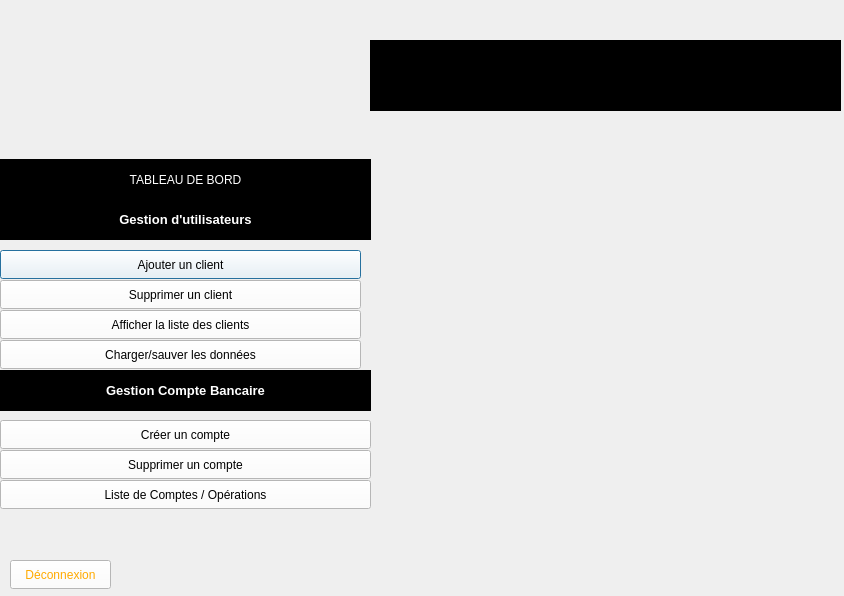
<?xml version="1.0" encoding="UTF-8"?>
<ui version="4.0">
 <class>Accueil_gestionnaire</class>
 <widget class="QDialog" name="Accueil_gestionnaire">
  <property name="geometry">
   <rect>
    <x>0</x>
    <y>0</y>
    <width>844</width>
    <height>596</height>
   </rect>
  </property>
  <property name="font">
   <font>
    <pointsize>9</pointsize>
   </font>
  </property>
  <property name="windowTitle">
   <string>Dialog</string>
  </property>
  <widget class="QLabel" name="labelNomGestionnaire">
   <property name="geometry">
    <rect>
     <x>370</x>
     <y>40</y>
     <width>471</width>
     <height>71</height>
    </rect>
   </property>
   <property name="styleSheet">
    <string notr="true">color: rgb(255, 255, 255);
font: 700 18pt &quot;Segoe UI&quot;;
background-color: rgb(0, 0, 0);</string>
   </property>
   <property name="text">
    <string/>
   </property>
   <property name="alignment">
    <set>Qt::AlignCenter</set>
   </property>
  </widget>
  <widget class="QLabel" name="label_2">
   <property name="geometry">
    <rect>
     <x>0</x>
     <y>-10</y>
     <width>391</width>
     <height>171</height>
    </rect>
   </property>
   <property name="text">
    <string/>
   </property>
   <property name="pixmap">
    <pixmap>../../Images/Captures d’écran/LOGO1.png</pixmap>
   </property>
  </widget>
  <widget class="QLabel" name="label">
   <property name="geometry">
    <rect>
     <x>0</x>
     <y>159</y>
     <width>371</width>
     <height>41</height>
    </rect>
   </property>
   <property name="styleSheet">
    <string notr="true">color: rgb(255, 255, 255);
background-color: rgb(0, 0, 0);
font: 700 14pt &quot;Segoe UI&quot;;</string>
   </property>
   <property name="text">
    <string>TABLEAU DE BORD</string>
   </property>
   <property name="alignment">
    <set>Qt::AlignCenter</set>
   </property>
  </widget>
  <widget class="QLabel" name="label_3">
   <property name="geometry">
    <rect>
     <x>0</x>
     <y>199</y>
     <width>371</width>
     <height>41</height>
    </rect>
   </property>
   <property name="font">
    <font>
     <family>Segoe UI</family>
     <pointsize>10</pointsize>
     <italic>false</italic>
     <bold>true</bold>
    </font>
   </property>
   <property name="styleSheet">
    <string notr="true">background-color: rgb(0, 0, 0);
color: rgb(255, 255, 255);
font: 700 10pt &quot;Segoe UI&quot;;</string>
   </property>
   <property name="text">
    <string>Gestion d'utilisateurs</string>
   </property>
   <property name="alignment">
    <set>Qt::AlignCenter</set>
   </property>
  </widget>
  <widget class="QPushButton" name="Ajout_client">
   <property name="geometry">
    <rect>
     <x>0</x>
     <y>250</y>
     <width>361</width>
     <height>29</height>
    </rect>
   </property>
   <property name="cursor">
    <cursorShape>PointingHandCursor</cursorShape>
   </property>
   <property name="styleSheet">
    <string notr="true">color: rgb(0, 0, 0);
background-color: rgb(255, 255, 255);
</string>
   </property>
   <property name="text">
    <string>Ajouter un client</string>
   </property>
  </widget>
  <widget class="QPushButton" name="Supp_client">
   <property name="geometry">
    <rect>
     <x>0</x>
     <y>280</y>
     <width>361</width>
     <height>29</height>
    </rect>
   </property>
   <property name="cursor">
    <cursorShape>PointingHandCursor</cursorShape>
   </property>
   <property name="styleSheet">
    <string notr="true">color: rgb(0, 0, 0);
background-color: rgb(255, 255, 255);</string>
   </property>
   <property name="text">
    <string>Supprimer un client</string>
   </property>
  </widget>
  <widget class="QPushButton" name="Afficher_client">
   <property name="geometry">
    <rect>
     <x>0</x>
     <y>310</y>
     <width>361</width>
     <height>29</height>
    </rect>
   </property>
   <property name="cursor">
    <cursorShape>PointingHandCursor</cursorShape>
   </property>
   <property name="styleSheet">
    <string notr="true">background-color: rgb(255, 255, 255);</string>
   </property>
   <property name="text">
    <string>Afficher la liste des clients</string>
   </property>
  </widget>
  <widget class="QPushButton" name="Charger_sauver_client">
   <property name="geometry">
    <rect>
     <x>0</x>
     <y>340</y>
     <width>361</width>
     <height>29</height>
    </rect>
   </property>
   <property name="cursor">
    <cursorShape>PointingHandCursor</cursorShape>
   </property>
   <property name="styleSheet">
    <string notr="true">color: rgb(0, 0, 0);
background-color: rgb(255, 255, 255);</string>
   </property>
   <property name="text">
    <string>Charger/sauver les données</string>
   </property>
  </widget>
  <widget class="QPushButton" name="deconnexion">
   <property name="geometry">
    <rect>
     <x>10</x>
     <y>560</y>
     <width>101</width>
     <height>29</height>
    </rect>
   </property>
   <property name="cursor">
    <cursorShape>PointingHandCursor</cursorShape>
   </property>
   <property name="styleSheet">
    <string notr="true">color: rgb(255, 170, 0);
background-color: rgb(255, 255, 255);</string>
   </property>
   <property name="text">
    <string>Déconnexion</string>
   </property>
  </widget>
  <widget class="QLabel" name="label_4">
   <property name="geometry">
    <rect>
     <x>0</x>
     <y>370</y>
     <width>371</width>
     <height>41</height>
    </rect>
   </property>
   <property name="font">
    <font>
     <family>Segoe UI</family>
     <pointsize>10</pointsize>
     <italic>false</italic>
     <bold>true</bold>
    </font>
   </property>
   <property name="styleSheet">
    <string notr="true">background-color: rgb(0, 0, 0);
color: rgb(255, 255, 255);
font: 700 10pt &quot;Segoe UI&quot;;</string>
   </property>
   <property name="text">
    <string>Gestion Compte Bancaire</string>
   </property>
   <property name="alignment">
    <set>Qt::AlignCenter</set>
   </property>
  </widget>
  <widget class="QPushButton" name="creer_compte">
   <property name="geometry">
    <rect>
     <x>0</x>
     <y>420</y>
     <width>371</width>
     <height>29</height>
    </rect>
   </property>
   <property name="cursor">
    <cursorShape>PointingHandCursor</cursorShape>
   </property>
   <property name="styleSheet">
    <string notr="true">color: rgb(0, 0, 0);
background-color: rgb(255, 255, 255);
</string>
   </property>
   <property name="text">
    <string>Créer un compte</string>
   </property>
  </widget>
  <widget class="QPushButton" name="supp_compte">
   <property name="geometry">
    <rect>
     <x>0</x>
     <y>450</y>
     <width>371</width>
     <height>29</height>
    </rect>
   </property>
   <property name="cursor">
    <cursorShape>PointingHandCursor</cursorShape>
   </property>
   <property name="styleSheet">
    <string notr="true">color: rgb(0, 0, 0);
background-color: rgb(255, 255, 255);
</string>
   </property>
   <property name="text">
    <string>Supprimer un compte</string>
   </property>
  </widget>
  <widget class="QPushButton" name="afficher_compte">
   <property name="geometry">
    <rect>
     <x>0</x>
     <y>480</y>
     <width>371</width>
     <height>29</height>
    </rect>
   </property>
   <property name="cursor">
    <cursorShape>PointingHandCursor</cursorShape>
   </property>
   <property name="styleSheet">
    <string notr="true">color: rgb(0, 0, 0);
background-color: rgb(255, 255, 255);
</string>
   </property>
   <property name="text">
    <string>Liste de Comptes / Opérations</string>
   </property>
  </widget>
 </widget>
 <resources/>
 <connections/>
</ui>
